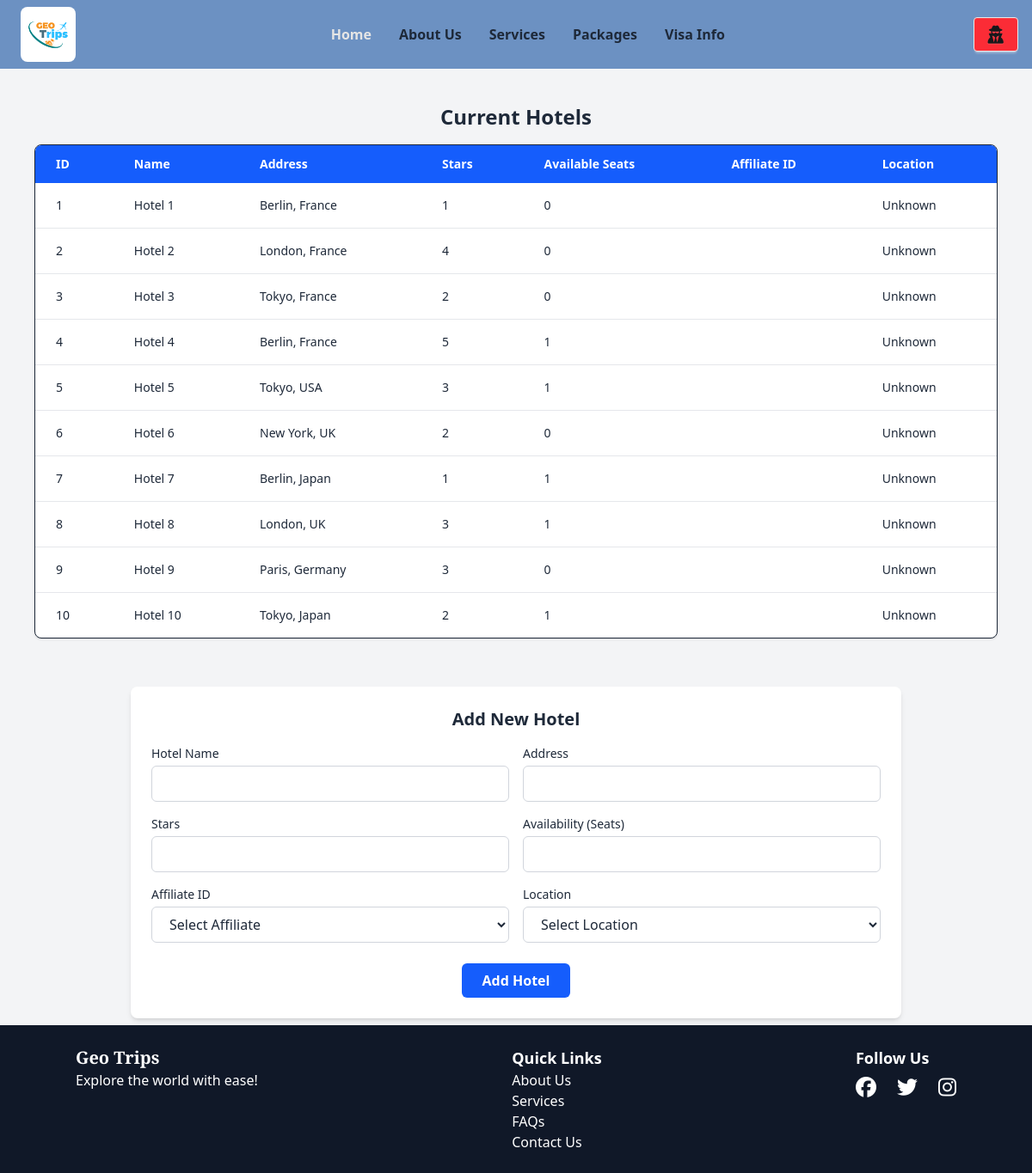
The app's page /add_hotel.php (signed in) with its own data.
### tables this page shows
CREATE TABLE `hotels` (
  `id` int(11) NOT NULL,
  `name` varchar(100) DEFAULT NULL,
  `address` varchar(100) DEFAULT NULL,
  `stars` int(11) DEFAULT NULL,
  `availability` int(11) DEFAULT NULL,
  `affiliate_id` int(11) DEFAULT NULL,
  `location_id` int(11) DEFAULT NULL
);

### add_hotel.php (the view, shortened to what this page needs)
<?php
include 'things/db_connect.php';
$hotel_query = "SELECT * FROM hotels";
$hotels_result = mysqli_query($conn, $hotel_query);
$hotel_data = $hotels_result ? mysqli_fetch_all($hotels_result, MYSQLI_ASSOC) : [];
$location_query = "SELECT location_id, country, city FROM locations";
$location_result = mysqli_query($conn, $location_query);
$locations = $location_result ? mysqli_fetch_all($location_result, MYSQLI_ASSOC) : [];
$location_map = [];
foreach ($locations as $loc) {
    $location_map[$loc['location_id']] = $loc['country'] . ", " . $loc['city'];
}
?>
<?php include 'things/top.php'; ?>
<body class="bg-gray-100 text-gray-800">
<?php include 'things/navbar.php'; ?>
<section class="max-w-6xl mx-auto p-4 mt-6">
    <h2 class="text-2xl font-semibold mb-4 text-center">Current Hotels</h2>
    <?php if (count($hotel_data) > 0): ?>
        <div class="overflow-x-auto bg-white shadow border rounded-lg">
            <table class="min-w-full text-sm text-left text-gray-800">
                <thead class="bg-blue-600 text-white">
                    <tr>
                        <th class="px-6 py-3">ID</th>
                        <th class="px-6 py-3">Name</th>
                        <th class="px-6 py-3">Address</th>
                        <th class="px-6 py-3">Stars</th>
                        <th class="px-6 py-3">Available Seats</th>
                        <th class="px-6 py-3">Affiliate ID</th>
                        <th class="px-6 py-3">Location</th>
                    </tr>
                </thead>
                <tbody class="divide-y divide-gray-200">
                    <?php foreach ($hotel_data as $hotel): ?>
                        <tr class="hover:bg-gray-50">
                            <td class="px-6 py-4"><?= $hotel['id'] ?></td>
                            <td class="px-6 py-4"><?= htmlspecialchars($hotel['name']) ?></td>
                            <td class="px-6 py-4"><?= htmlspecialchars($hotel['address']) ?></td>
                            <td class="px-6 py-4"><?= $hotel['stars'] ?></td>
                            <td class="px-6 py-4"><?= $hotel['availability'] ?></td>
                            <td class="px-6 py-4"><?= $hotel['affiliate_id'] ?></td>
                            <td class="px-6 py-4">
                                <?= isset($location_map[$hotel['location_id']]) ? htmlspecialchars($location_map[$hotel['location_id']]) : 'Unknown' ?>
                            </td>
                        </tr>
                    <?php endforeach; ?>
                </tbody>
            </table>
        </div>
    <?php else: ?>
        <div class="text-center text-red-500 mt-4">No hotels found.</div>
    <?php endif; ?>
</section>
<section class="max-w-4xl mx-auto p-6 mt-10 bg-white rounded-lg shadow-md">
    <h2 class="text-xl font-semibold mb-4 text-center">Add New Hotel</h2>
    <form method="POST" action="add_hotel.php" class="space-y-6">
        <div class="grid grid-cols-1 md:grid-cols-2 gap-4">
            <div>
                <label for="name" class="block mb-1 text-sm font-medium">Hotel Name</label>
                <input type="text" name="name" id="name" required
                    class="w-full px-4 py-2 border border-gray-300 rounded-md focus:ring focus:ring-blue-300">
            </div>
            <div>
                <label for="address" class="block mb-1 text-sm font-medium">Address</label>
                <input type="text" name="address" id="address" required
                    class="w-full px-4 py-2 border border-gray-300 rounded-md focus:ring focus:ring-blue-300">
            </div>
            <div>
                <label for="stars" class="block mb-1 text-sm font-medium">Stars</label>
                <input type="number" name="stars" id="stars" min="1" max="5" required
                    class="w-full px-4 py-2 border border-gray-300 rounded-md focus:ring focus:ring-blue-300">
            </div>
            <div>
                <label for="availability" class="block mb-1 text-sm font-medium">Availability (Seats)</label>
                <input type="number" name="availability" id="availability" required
                    class="w-full px-4 py-2 border border-gray-300 rounded-md focus:ring focus:ring-blue-300">
            </div>
            <div>
                <label for="affiliate_id" class="block mb-1 text-sm font-medium">Affiliate ID</label>
                <select name="affiliate_id" id="affiliate_id" required
                    class="w-full px-4 py-2 border border-gray-300 rounded-md focus:ring focus:ring-blue-300">
                    <option value="">Select Affiliate</option>
                </select>
            </div>
            <div>
                <label for="location_id" class="block mb-1 text-sm font-medium">Location</label>
                <select name="location_id" id="location_id" required
                    class="w-full px-4 py-2 border border-gray-300 rounded-md focus:ring focus:ring-blue-300">
                    <option value="">Select Location</option>
                </select>
            </div>
        </div>
        <div class="text-center">
            <button type="submit"
                class="bg-blue-600 hover:bg-blue-700 text-white px-6 py-2 rounded-md font-semibold transition">
                Add Hotel
            </button>
        </div>
    </form>
</section>
</body>
<?php include 'things/footer.php'; ?>
</html>

### records on screen
hotels: id "1", name "Hotel 1", address "Berlin, France", stars "1", availability "0", shows "Unknown"
hotels: id "2", name "Hotel 2", address "London, France", stars "4", availability "0", shows "Unknown"
hotels: id "3", name "Hotel 3", address "Tokyo, France", stars "2", availability "0", shows "Unknown"
hotels: id "4", name "Hotel 4", address "Berlin, France", stars "5", availability "1", shows "Unknown"
hotels: id "5", name "Hotel 5", address "Tokyo, USA", stars "3", availability "1", shows "Unknown"
hotels: id "6", name "Hotel 6", address "New York, UK", stars "2", availability "0", shows "Unknown"
hotels: id "7", name "Hotel 7", address "Berlin, Japan", stars "1", availability "1", shows "Unknown"
hotels: id "8", name "Hotel 8", address "London, UK", stars "3", availability "1", shows "Unknown"
hotels: id "9", name "Hotel 9", address "Paris, Germany", stars "3", availability "0", shows "Unknown"
hotels: id "10", name "Hotel 10", address "Tokyo, Japan", stars "2", availability "1", shows "Unknown"
